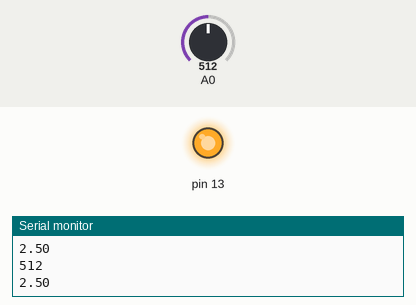
This sketch was run on a simulated Arduino Uno, built with avr-gcc and run on an emulated ATmega328P. Shown: output pins drawn as LEDs (lit = HIGH), the last lines printed to the serial monitor. Inputs (shaded band) come from the test bench; at power-on: A0 = 512.

Above: at 2.8 s.
2.9 s: A0 set to 497
At 4.9 s:
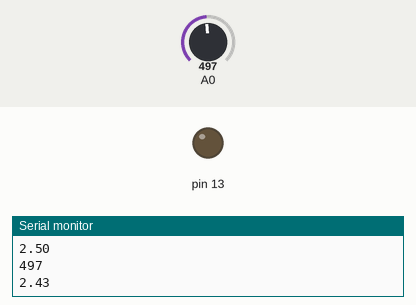
5.6 s: A0 set to 716
At 6.5 s:
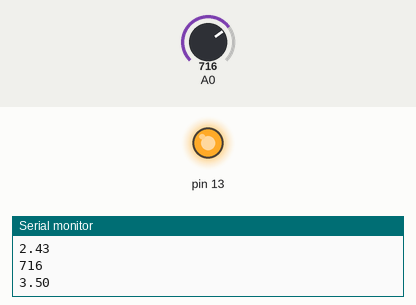
8.3 s: A0 set to 511
At 10.8 s:
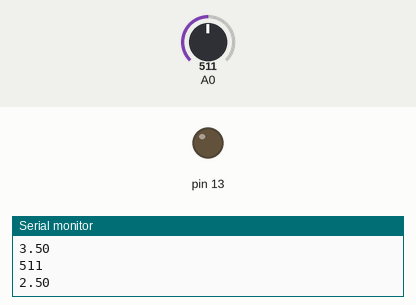
Timing chart, 0 to 12.3 s (numbered marks = the images above; inputs shaded):
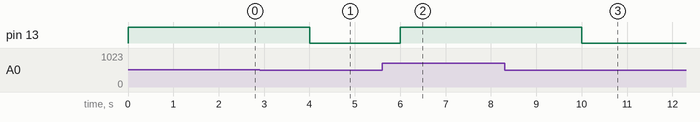

The sketch:

LDR.ino
```cpp
void setup() {
  // initialize serial communication at 9600 bits per second:
  Serial.begin(9600);
  pinMode(13, OUTPUT);
}

// the loop routine runs over and over again forever:
void loop() {
  // read the input on analog pin 0:
  int x = analogRead(A0);
  // print out the value you read:
  Serial.println(x);
  double voltage = x * 5 / 1023.0 ;
  if(voltage > 2.5){
    digitalWrite(13, HIGH);
  }else digitalWrite(13, LOW);
  Serial.println(voltage);
  delay(2000);        // delay in between reads for stability
}
```

Measured:
- the behaviour switches between 512 and 511 on A0 (found by bisection; images 0 and 1)
- after the input at 2.9 s, pin 13: HIGH → LOW after 1.1 s
- after the input at 5.6 s, pin 13: LOW → HIGH after 0.40 s
- after the input at 8.3 s, pin 13: HIGH → LOW after 1.7 s
